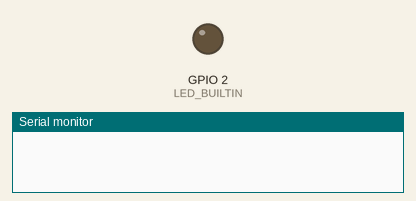
Recording of a program running on a simulated ESP8266 (Wemos D1 mini). On the bench: output pins drawn as LEDs (lit = HIGH, except the on-board LED, lit = LOW), the last lines printed to the serial monitor. WiFi joins after 1.5 s; servers stay silent unless stated; uploads are accepted with an empty reply.

Above: at 0.1 s.
At 1.1 s:
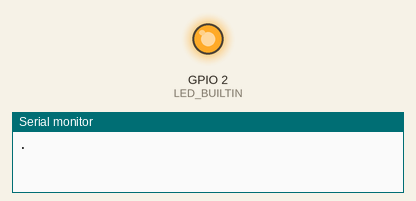
Timing chart, 0 to 2.6 s (numbered marks = the images above):
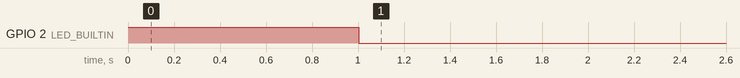

The program:

main.cpp
```cpp
#include <ESP8266WiFi.h>
#include <ESPAsyncTCP.h>
#include <ESPAsyncWebServer.h>
#include <WiFiClientSecure.h>
#include <ESP8266HTTPClient.h>
#include <LittleFS.h>

const char *host = "webhook.site";
const int httpsPort = 443;
const String postUrl = "/webhooksite_uuid";

AsyncWebServer server(80);

void setup()
{
  pinMode(LED_BUILTIN, OUTPUT);
  digitalWrite(LED_BUILTIN, HIGH); // Turn off the LED
  Serial.begin(115200);

  WiFi.begin("WLANName", "SALIS");
  while (WiFi.status() != WL_CONNECTED)
  {
    delay(1000);
    Serial.print(".");
    digitalWrite(LED_BUILTIN, LOW); // Turn on the LED
    delay(6000);
    digitalWrite(LED_BUILTIN, HIGH); // Turn off the LED
  }

  if (WiFi.status() == WL_CONNECTED)
  {
    digitalWrite(LED_BUILTIN, LOW);
  }

  Serial.println("Connected to WiFi");

//https://www.willpeavy.com/tools/minifier/
  server.on("/", HTTP_GET, [](AsyncWebServerRequest *request)
            { request->send(200, "text/html", "<!DOCTYPE html><html lang='en' class='bg-black overflow-hidden'><head> <meta charset='UTF-8'> <meta http-equiv='X-UA-Compatible' content='IE=edge'> <meta name='viewport' content='width=device-width, initial-scale=1.0'> <title>ESP8266 Serveri</title> <script src='https://cdn.tailwindcss.com/3.3.1'></script></head><body> <div class='grid h-screen place-items-center text-white font-bold animate-pulse transition duration-200'> ESP8266 - Palvelin runnaa! </div></body></html>"); });


  server.on("/json", HTTP_GET, [](AsyncWebServerRequest *request)
            { request->send(200, "application/json", "{\"moi\": \"terve\", \"vuosi\": 2023}"); });


  server.begin();
  Serial.println("HTTP server started");
}

bool alreadyConnected = false;

void loop()
{
  if (WiFi.status() == WL_CONNECTED && !alreadyConnected)
  {
    WiFiClientSecure client;
    client.setInsecure();

    if (!client.connect(host, httpsPort))
    {
      Serial.println("Connection failed");
      return;
    }

    String postBody = "WEBSocket Connected: ip=" + WiFi.localIP().toString();
    client.print(String("POST ") + postUrl + " HTTP/1.1\r\n" +
                 "Host: " + host + "\r\n" +
                 "Content-Type: application/x-www-form-urlencoded\r\n" +
                 "Content-Length: " + postBody.length() + "\r\n\r\n" +
                 postBody);

    delay(1000);

    while (client.connected())
    {
      String line = client.readStringUntil('\n');
      if (line == "\r")
      {
        break;
      }
    }

    alreadyConnected = true;

    String response = client.readString();
    Serial.println(response);
  }
}
```
